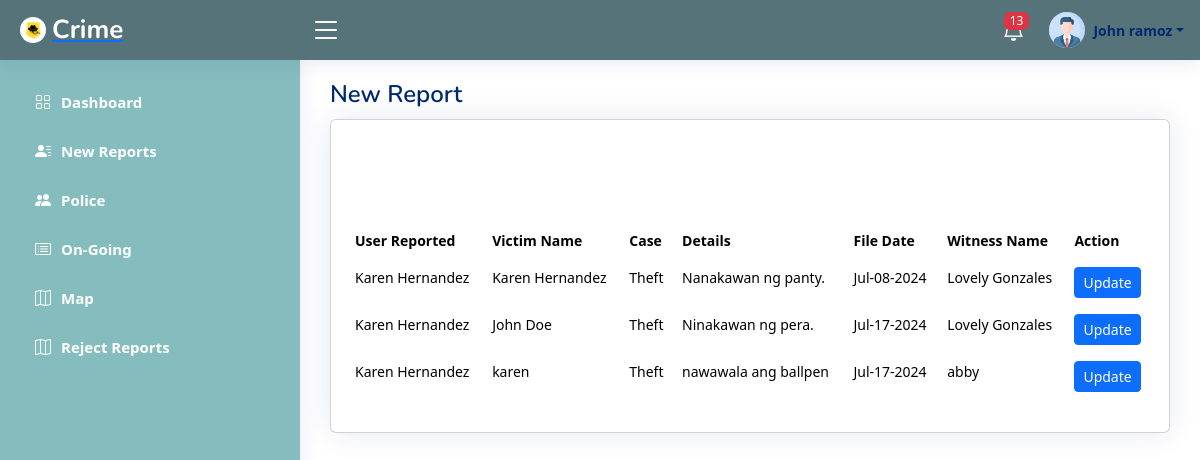
Page /policereport.php (signed in) on the committed database.
### tables this page shows
CREATE TABLE `reports` (
  `id` int(11) NOT NULL,
  `user_id` int(11) NOT NULL,
  `category` varchar(255) NOT NULL,
  `name` varchar(255) NOT NULL,
  `address` varchar(255) NOT NULL,
  `contact` varchar(255) NOT NULL,
  `valid_id` blob NOT NULL,
  `witness` varchar(255) NOT NULL,
  `witnessNo` varchar(255) NOT NULL,
  `crimeDate` date NOT NULL,
  `time` time NOT NULL,
  `description` text NOT NULL,
  `injury` varchar(255) NOT NULL,
  `location` varchar(255) NOT NULL,
  `evidence` blob DEFAULT NULL,
  `file_date` timestamp NOT NULL DEFAULT current_timestamp() ON UPDATE current_timestamp(),
  `finish` varchar(255) NOT NULL,
  `police_assign` varchar(255) NOT NULL,
  `reason` text DEFAULT NULL
);

CREATE TABLE `residents` (
  `id` int(11) NOT NULL,
  `fullname` varchar(255) NOT NULL,
  `birthdate` date NOT NULL,
  `barangay` varchar(255) NOT NULL,
  `phone` varchar(255) NOT NULL,
  `residency` blob DEFAULT NULL,
  `email` varchar(255) NOT NULL,
  `username` varchar(255) NOT NULL,
  `password` varchar(255) NOT NULL,
  `role` varchar(255) DEFAULT NULL
);

### policereport.php (the view, shortened to what this page needs)
<?php
   include "dbcon.php";
    $policeAssign = isset($_SESSION['id']) ? $_SESSION['id'] : '';
?>
<!DOCTYPE html>
<html lang="en">
<head>
  <link href="assets/vendor/bootstrap/css/bootstrap.min.css" rel="stylesheet">
  <link href="assets/vendor/bootstrap-icons/bootstrap-icons.css" rel="stylesheet">
  <link href="assets/vendor/boxicons/css/boxicons.min.css" rel="stylesheet">
  <link href="assets/vendor/quill/quill.snow.css" rel="stylesheet">
  <link href="assets/vendor/quill/quill.bubble.css" rel="stylesheet">
  <link href="assets/vendor/remixicon/remixicon.css" rel="stylesheet">
  <link href="assets/vendor/simple-datatables/style.css" rel="stylesheet">
  <link href="https://cdn.jsdelivr.net/npm/bootstrap-icons/font/bootstrap-icons.css" rel="stylesheet">
  <link rel="stylesheet" href="https://cdnjs.cloudflare.com/ajax/libs/font-awesome/5.15.4/css/all.min.css" />
  <link href="assets/css/style.css" rel="stylesheet">
</head>
<body>
  <?php
    include "nav3.php";
  ?>
  <main id="main" class="main">
    <div class="pagetitle">
      <h1>New Report</h1>
    </div>
    <section class="section dashboard">
      <div class="col-12">
              <div class="card recent-sales overflow-auto">
                <div class="card-body">
                  <div class="error-message">
                    </div>
                </div>
                <div class="card-body mt-3">
                  <table class="table table-borderless datatable mt-2" id="data-table">
                    <thead>
                      <tr>
                        <th scope="col">User Reported</th>
                        <th scope="col">Victim Name</th>
                        <th scope="col">Case</th>
                        <th scope="col">Details</th>
                        <th scope="col">File Date</th>
                        <th scope="col">Witness Name</th>
                        <th scope="col">Action</th>
                      </tr>
                    </thead>
                    <tbody>
                      <?php
                      $sql = "SELECT r.id, u.fullname AS username, r.name,
    r.category,
    r.description,
    DATE_FORMAT(r.file_date, '%b-%d-%Y') AS file_date,
    r.finish,
    r.witness,
    r.police_assign,
    r.user_id
FROM
    reports AS r
INNER JOIN
    residents AS u
ON
    r.user_id = u.id
WHERE
    r.police_assign = $policeAssign and r.finish ='On'";
                      $result = mysqli_query($conn, $sql);
                      while ($row = mysqli_fetch_array($result)) {
                        echo "<tr>";
                        echo "<td>".$row['username']."</td>";
                        echo "<td>".$row['name']."</td>";
                        echo "<td>".$row['category']."</td>";
                        echo "<td>".$row['description']."</td>";
                        echo "<td>".$row['file_date']."</td>";
                        echo "<td>".$row['witness']."</td>";
                        echo "<td>
                        <button class='btn btn-sm btn-primary' onclick='callmodal1(\"".$row['id']."\", \"".$row['user_id']."\")'>Update</button>
                        </td>";
                        echo "</tr>";
                      }
                      ?>
                    </tbody>
                  </table>
                </div>
              </div>
            </div>
    </section>
  </main>
</body>
  </html>

### nav3.php (shortened to what this page needs)
<?php
include('dbcon.php');
$sql = "SELECT COUNT(*) as notif_count FROM emergency";
$result = mysqli_query($conn, $sql);
$row = mysqli_fetch_assoc($result);
$notif_count = $row['notif_count'];
?>
<!DOCTYPE html>
<html lang="en">
<head>
    <link rel="stylesheet" href="path/to/bootstrap.css">
</head>
<body>
<header id="header" class="header fixed-top d-flex align-items-center" style="background-color: #57737A;">
    <div class="d-flex align-items-center justify-content-between" style="background-color: #57737A;">
        <a href="adminmain.php" class="logo d-flex align-items-center">
            <img src="crimelogo.png" alt="" style="border-radius: 50%;">
            <span class="d-none d-lg-block" style="color: #ffffff;">Crime</span>
        </a>
        <i class="bi bi-list toggle-sidebar-btn" style="color: white;"></i>
    </div>
    <nav class="header-nav ms-auto">
        <ul class="d-flex align-items-center">
            <li class="nav-item">
                <a class="nav-link nav-icon" href="#" data-bs-toggle="modal" data-bs-target="#notificationModal">
                    <i class="bi bi-bell" style="color: white;"></i>
                    <span class="badge bg-danger badge-number"><?php echo $notif_count; ?></span>
                </a>
            </li>
            <li class="nav-item dropdown pe-3">
                <a class="nav-link nav-profile d-flex align-items-center pe-0" href="#" data-bs-toggle="dropdown">
                    <img src="upload/<?php
                        $id = $_SESSION['id'];
                        $role = $_SESSION['role'];
                        $sql = $role == 'admin' ? "SELECT image, fullname FROM admin WHERE id = '$id'" : "SELECT image, fullname FROM police WHERE id = '$id'";
                        $result = mysqli_query($conn, $sql);
                        $row = mysqli_fetch_assoc($result);
                        echo $row['image'];
                    ?>" alt="Profile" class="rounded-circle">
                    <span class="d-none d-md-block dropdown-toggle ps-2"><?php
                        echo $row['fullname'];
                    ?></span>
                </a>
            </li>
        </ul>
    </nav>
</header>
<aside id="sidebar" class="sidebar" style="background-color:#85BDBF;color: white;">
    <ul class="sidebar-nav" id="sidebar-nav">
        <li class="nav-item">
            <a class="nav-link collapsed" href="policemain.php" style="background-color:#85BDBF;color: white;">
                <i class="bi bi-grid" style="color: white;"></i>
                <span>Dashboard</span>
            </a>
        </li>
        <li class="nav-item">
            <a class="nav-link collapsed" href="policereport.php" style="background-color:#85BDBF;color: white;">
                <i class="bi bi-person-lines-fill" style="color: white;"></i>
                <span>New Reports</span>
            </a>
        </li>
        <li class="nav-item">
            <a class="nav-link collapsed" href="police.php" style="background-color:#85BDBF;color: white;">
                <i class="bi bi-people-fill" style="color: white;"></i>
                <span>Police</span>
            </a>
        </li>
        <li class="nav-item">
            <a class="nav-link collapsed" href="oncase.php" style="background-color:#85BDBF;color: white;">
                <i class="bi bi-card-list" style="color: white;"></i>
                <span>On-Going</span>
            </a>
        </li>
        <li class="nav-item">
            <a class="nav-link collapsed" href="maps.php" style="background-color:#85BDBF;color: white;">
                <i class="bi bi-map" style="color: white;"></i>
                <span>Map</span>
            </a>
        </li>
        <li class="nav-item">
            <a class="nav-link collapsed" href="reject1.php" style="background-color:#85BDBF;color: white;">
                <i class="bi bi-map" style="color: white;"></i>
                <span>Reject Reports</span>
            </a>
        </li>
    </ul>
</aside>
</body>
</html>

### assets/css/style.css (style rules this page uses)
:root { scroll-behavior: smooth; }
body { font-family: "Open Sans", sans-serif; background: #f6f9ff; color: #444444; }
a { color: #4154f1; text-decoration: none; }
h1, h2, h3, h4, h5, h6 { font-family: "Nunito", sans-serif; }
#main { margin-top: 60px; padding: 20px 30px; transition: all 0.3s; }
.pagetitle { margin-bottom: 10px; }
.pagetitle h1 { font-size: 24px; margin-bottom: 0; font-weight: 600; color: #012970; }
.card { margin-bottom: 30px; border: none; border-radius: 5px; box-shadow: 0px 0 30px rgba(1, 41, 112, 0.1); }
.card-body { padding: 0 20px 20px 20px; }
.logo { line-height: 1; }
@media (min-width: 1200px) { .logo { width: 280px; } }
.logo img { max-height: 26px; margin-right: 6px; }
.logo span { font-size: 26px; font-weight: 700; color: #012970; font-family: "Nunito", sans-serif; }
.header { transition: all 0.5s; z-index: 997; height: 60px; box-shadow: 0px 2px 20px rgba(1, 41, 112, 0.1); background-color: #fff; padding-left: 20px; }
.header .toggle-sidebar-btn { font-size: 32px; padding-left: 10px; cursor: pointer; color: #012970; }
.header-nav ul { list-style: none; }
.header-nav>ul { margin: 0; padding: 0; }
.header-nav .nav-icon { font-size: 22px; color: #012970; margin-right: 25px; position: relative; }
.header-nav .nav-profile { color: #012970; }
.header-nav .nav-profile img { max-height: 36px; }
.header-nav .nav-profile span { font-size: 14px; font-weight: 600; }
.header-nav .badge-number { position: absolute; inset: -2px -5px auto auto; font-weight: normal; font-size: 12px; padding: 3px 6px; }
.sidebar { position: fixed; top: 60px; left: 0; bottom: 0; width: 300px; z-index: 996; transition: all 0.3s; padding: 20px; overflow-y: auto; scrollbar-width: thin; scrollbar-color: #aab7cf transparent; box-shadow: 0px 0px 20px rgba(1, 41, 112, 0.1); background-color: #fff; }
@media (min-width: 1200px) { #main, #footer { margin-left: 300px; } }
.sidebar-nav { padding: 0; margin: 0; list-style: none; }
.sidebar-nav li { padding: 0; margin: 0; list-style: none; }
.sidebar-nav .nav-item { margin-bottom: 5px; }
.sidebar-nav .nav-link { display: flex; align-items: center; font-size: 15px; font-weight: 600; color: #4154f1; transition: 0.3; background: #f6f9ff; padding: 10px 15px; border-radius: 4px; }
.sidebar-nav .nav-link i { font-size: 16px; margin-right: 10px; color: #4154f1; }
.sidebar-nav .nav-link.collapsed { color: #012970; background: #fff; }
.sidebar-nav .nav-link.collapsed i { color: #899bbd; }
.dashboard .recent-sales { font-size: 14px; }
.dashboard .recent-sales .table thead { background: #f6f6fe; }
.dashboard .recent-sales .table thead th { border: 0; }

### policereport.php (style rules this page uses)
.error-message { height: 10px; margin-bottom: 10px; margin-top: 10px; }

### rows in the picture
reports: user.fullname "Karen Hernandez", name "Karen Hernandez", category "Theft", description "Nanakawan ng panty.", file_date "Jul-08-2024", witness "Lovely Gonzales"
reports: user.fullname "Karen Hernandez", name "John Doe", category "Theft", description "Ninakawan ng pera.", file_date "Jul-17-2024", witness "Lovely Gonzales"
reports: user.fullname "Karen Hernandez", name "karen", category "Theft", description "nawawala ang ballpen", file_date "Jul-17-2024", witness "abby"

### other values in the picture
$notif_count "13"
$row['fullname'] "John ramoz"
